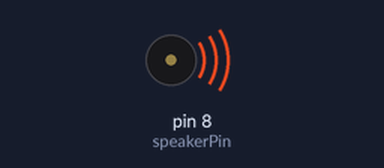
The sketch below on a simulated Arduino Uno, built with avr-gcc and run on an emulated ATmega328P. Parts: buzzer (waves = sounding).

Above: at 0.1 s.
Timing chart, 0 to 40.0 s (numbered marks = the images above):
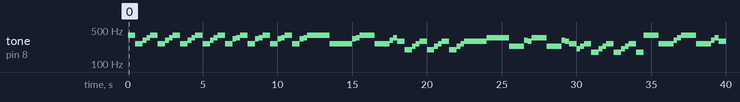

The sketch:

game-of-thrones.ino
```cpp
#define NOTE_E4  330
#define NOTE_GS3 208
#define NOTE_F3  175
#define NOTE_G4  392
#define NOTE_DS4 311
#define NOTE_F4  349
#define NOTE_G3  196
#define NOTE_AS3 233
#define NOTE_C4  262
#define NOTE_D4  294

int speakerPin = 8;

void setup()
{
    pinMode(speakerPin, OUTPUT);
}

void loop()
{
  for(int i=0; i<4; i++) {
    tone(speakerPin, NOTE_G4);
    delay(500);
    noTone(speakerPin);

    tone(speakerPin, NOTE_C4);
    delay(500);
    noTone(speakerPin);

    tone(speakerPin, NOTE_DS4);
    delay(250);
    noTone(speakerPin);

    tone(speakerPin, NOTE_F4);
    delay(250);
    noTone(speakerPin);
  }

  for(int i=0; i<4; i++){
    tone(speakerPin, NOTE_G4);
    delay(500);
    noTone(speakerPin);

    tone(speakerPin, NOTE_C4);
    delay(500);
    noTone(speakerPin);

    tone(speakerPin, NOTE_E4);
    delay(250);
    noTone(speakerPin);

    tone(speakerPin, NOTE_F4);
    delay(250);
    noTone(speakerPin);
  }

  tone(speakerPin, NOTE_G4);
  delay(1500);
  noTone(speakerPin);

  tone(speakerPin, NOTE_C4);
  delay(1500);

  tone(speakerPin, NOTE_E4);
  delay(250);

  tone(speakerPin, NOTE_F4);
  delay(250);

  tone(speakerPin, NOTE_G4);
  delay(1000);
  noTone(speakerPin);

  tone(speakerPin, NOTE_C4);
  delay(1000);
  noTone(speakerPin);

  tone(speakerPin, NOTE_DS4);
  delay(250);
  noTone(speakerPin);

  tone(speakerPin, NOTE_F4);
  delay(250);
  noTone(speakerPin);

  for(int i=0; i<3; i++) {
    tone(speakerPin, NOTE_D4);
    delay(500);
    noTone(speakerPin);

    tone(speakerPin, NOTE_G3);
    delay(500);
    noTone(speakerPin);

    tone(speakerPin, NOTE_AS3);
    delay(250);
    noTone(speakerPin);

    tone(speakerPin, NOTE_C4);
    delay(250);
    noTone(speakerPin);
  }

  tone(speakerPin, NOTE_D4);
  delay(1500);
  noTone(speakerPin);

  tone(speakerPin, NOTE_F4);
  delay(1500);
  noTone(speakerPin);

  tone(speakerPin, NOTE_AS3);
  delay(1000);
  noTone(speakerPin);

  tone(speakerPin, NOTE_DS4);
  delay(250);
  noTone(speakerPin);

  tone(speakerPin, NOTE_D4);
  delay(250);
  noTone(speakerPin);

  tone(speakerPin, NOTE_F4);
  delay(1000);
  noTone(speakerPin);

  tone(speakerPin, NOTE_AS3);
  delay(1000);
  noTone(speakerPin);

  tone(speakerPin, NOTE_DS4);
  delay(250);
  noTone(speakerPin);

  tone(speakerPin, NOTE_D4);
  delay(250);
  noTone(speakerPin);

  tone(speakerPin, NOTE_C4);
  delay(500);
  noTone(speakerPin);

  for(int i=0; i<3; i++) {
	tone(speakerPin, NOTE_GS3);
	delay(250);
	noTone(speakerPin);

	tone(speakerPin, NOTE_AS3);
	delay(250);
	noTone(speakerPin);

	tone(speakerPin, NOTE_C4);
	delay(500);
	noTone(speakerPin);

	tone(speakerPin, NOTE_F3);
	delay(500);
	noTone(speakerPin);
  }

  tone(speakerPin, NOTE_G4);
  delay(1000);
  noTone(speakerPin);

  tone(speakerPin, NOTE_C4);
  delay(1000);
  noTone(speakerPin);

  tone(speakerPin, NOTE_DS4);
  delay(250);
  noTone(speakerPin);

  tone(speakerPin, NOTE_F4);
  delay(250);
  noTone(speakerPin);

  tone(speakerPin, NOTE_G4);
  delay(1000);
  noTone(speakerPin);

  tone(speakerPin, NOTE_C4);
  delay(1000);
  noTone(speakerPin);

  tone(speakerPin, NOTE_DS4);
  delay(250);
  noTone(speakerPin);

  tone(speakerPin, NOTE_F4);
  delay(250);
  noTone(speakerPin);

  tone(speakerPin, NOTE_D4);
  delay(500);
  noTone(speakerPin);

  for(int i=0; i<4; i++) {
    tone(speakerPin, NOTE_G3);
    delay(500);
    noTone(speakerPin);

    tone(speakerPin, NOTE_AS3);
    delay(250);
    noTone(speakerPin);

    tone(speakerPin, NOTE_C4);
    delay(250);
    noTone(speakerPin);

    tone(speakerPin, NOTE_D4);
    delay(500);
    noTone(speakerPin);
  }
}
```

Measured:
- by itself, tone on pin 8 (speakerPin): plays 392 Hz for 0.50 s, 262 Hz for 0.50 s, 311 Hz for 0.25 s, 349 Hz for 0.25 s, 392 Hz for 0.50 s, 262 Hz for 0.50 s … (83 notes in this stretch)
